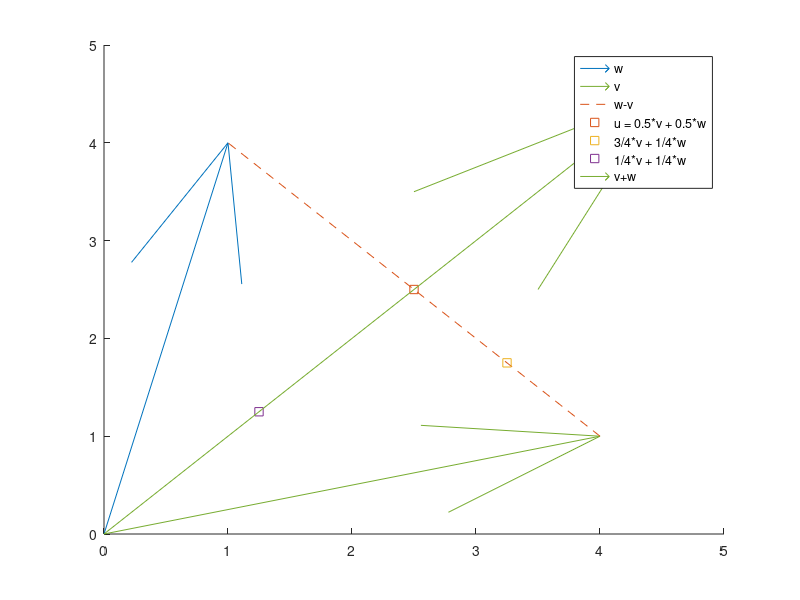

Source code (MATLAB):
% Plotting for Introduction to Linear Algebra, 4th edition

%Exercise 15 :
% By the proportions showed in figure 1.5 a, lets assume w = [1 4]'
% and v = [4 1]'

w = [1 4]';
v = [4 1]';

hold on
%plot w
quiver(0,0, w(1), w(2), 0);

%plot v
quiver(0,0,v(1), v(2), 0);

%plot the dashed line (w-v) from v
line([v(1) w(1)], [v(2), w(2)], 'LineStyle', '--');

%plot point u 
% now we can have point u = 0.5v + 0.5w
u = 0.5*v + 0.5*w;
plot(u(1), u(2), "s");

u = 3/4*v + 1/4*w;
plot(u(1), u(2), "s");

u = 1/4*v + 1/4*w;
plot(u(1), u(2), "s");

u = v + w;
quiver(0,0, u(1), u(2));

legend("w", "v", "w-v", "u = 0.5*v + 0.5*w", "3/4*v + 1/4*w", "1/4*v + 1/4*w", "v+w"); 

hold off